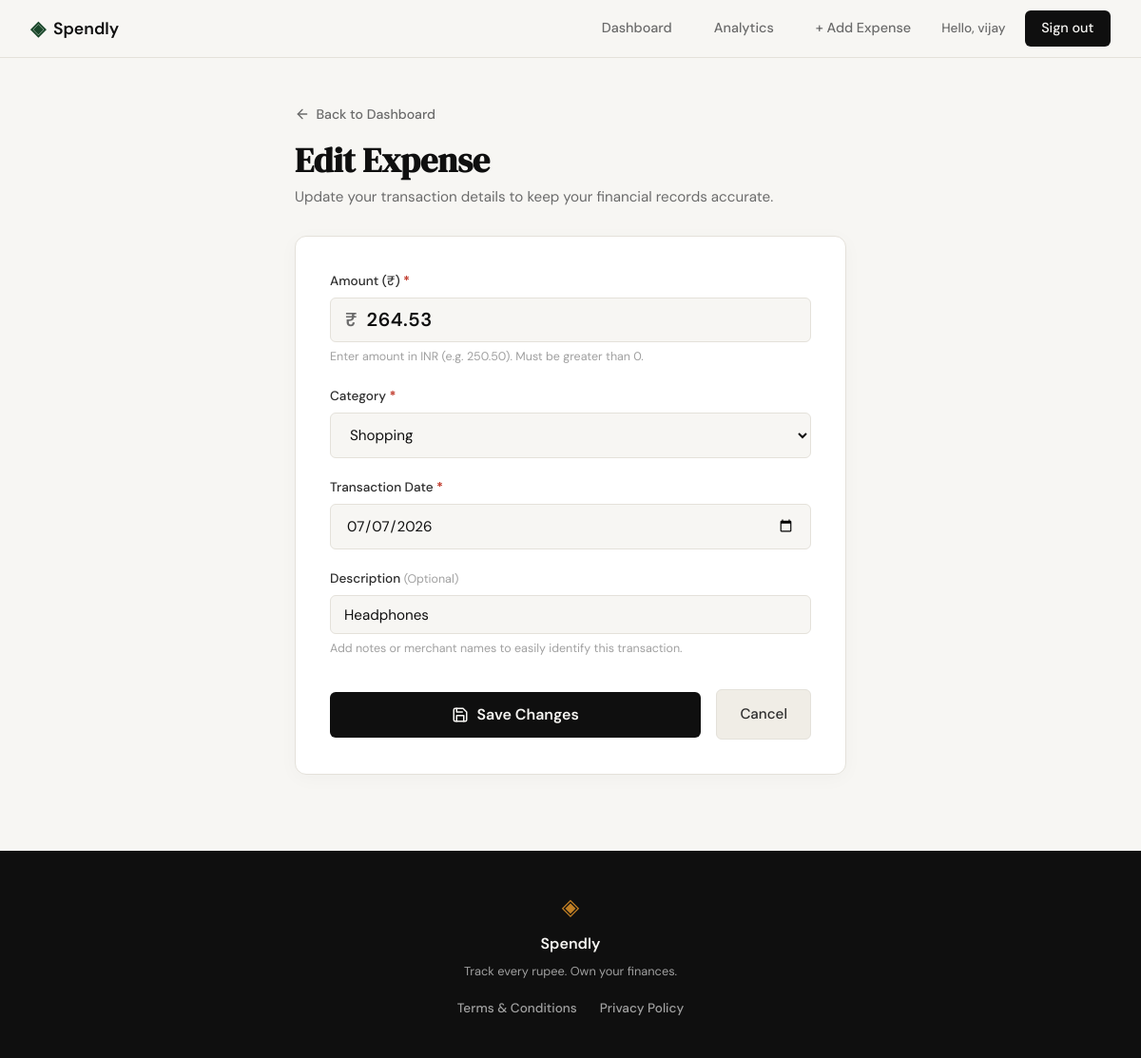
The page /expenses/16/edit (signed in) on the database its author committed.
### tables this page shows
CREATE TABLE expenses (
            id INTEGER PRIMARY KEY AUTOINCREMENT,
            user_id INTEGER NOT NULL,
            amount REAL NOT NULL,
            category TEXT NOT NULL,
            date TEXT NOT NULL,
            description TEXT,
            created_at TEXT DEFAULT (datetime('now')),
            FOREIGN KEY (user_id) REFERENCES users(id) ON DELETE CASCADE
        );

### app.py (the view, shortened to what this page needs)
@app.route("/expenses/<int:id>/edit", methods=["GET", "POST"])
def edit_expense(id):
    user_id = session.get("user_id")
    if not user_id:
        flash("Please log in to edit an expense.", "warning")
        return redirect(url_for("login"))
    expense = get_expense_by_id(id, user_id=user_id)
    if not expense:
        flash("Expense not found or unauthorized access.", "warning")
        return redirect(url_for("profile"))
    return render_template(
        "edit_expense.html",
        expense=expense,
        categories=ALLOWED_CATEGORIES,
    )

### database/db.py (called while the page is built)
def get_db():
    conn = sqlite3.connect(DB_PATH)
    conn.row_factory = sqlite3.Row
    conn.execute("PRAGMA foreign_keys = ON;")
    return conn

def get_expense_by_id(expense_id, user_id=None):
    conn = get_db()
    cursor = conn.cursor()
    if user_id is not None:
        cursor.execute("SELECT * FROM expenses WHERE id = ? AND user_id = ?;", (expense_id, user_id))
    else:
        cursor.execute("SELECT * FROM expenses WHERE id = ?;", (expense_id,))
    expense = cursor.fetchone()
    conn.close()
    return expense

### templates/edit_expense.html (shortened to what this page needs)
{% extends "base.html" %}
{% block content %}
<section class="expense-page-section">
    <div class="expense-page-container">
        <div class="expense-page-header">
            <a href="{{ url_for('profile') }}" class="back-link">
                <svg width="16" height="16" viewBox="0 0 24 24" fill="none" stroke="currentColor" stroke-width="2" stroke-linecap="round" stroke-linejoin="round">
                    <line x1="19" y1="12" x2="5" y2="12"></line>
                    <polyline points="12 19 5 12 12 5"></polyline>
                </svg>
                Back to Dashboard
            </a>
            <h1 class="expense-page-title">Edit Expense</h1>
            <p class="expense-page-subtitle">Update your transaction details to keep your financial records accurate.</p>
        </div>
        <div class="expense-form-card">
            <form method="POST" action="{{ url_for('edit_expense', id=expense['id']) }}" class="expense-form" id="editExpenseForm">
                <div class="form-group">
                    <label for="amount" class="form-label">Amount (₹) <span class="required-star">*</span></label>
                    <div class="input-currency-wrapper">
                        <span class="currency-symbol">₹</span>
                        <input type="number"
                               step="0.01"
                               min="0.01"
                               id="amount"
                               name="amount"
                               class="form-input currency-input"
                               placeholder="0.00"
                               value="{{ expense['amount'] if expense['amount'] is not none else '' }}"
                               required
                               autofocus>
                    </div>
                    <span class="form-help-text">Enter amount in INR (e.g. 250.50). Must be greater than 0.</span>
                </div>
                <div class="form-group">
                    <label for="category" class="form-label">Category <span class="required-star">*</span></label>
                    <div class="select-wrapper">
                        <select id="category" name="category" class="form-select" required>
                            {% for cat in categories %}
                            <option value="{{ cat }}" {% if expense['category'] == cat %}selected{% endif %}>{{ cat }}</option>
                            {% endfor %}
                        </select>
                    </div>
                </div>
                <div class="form-group">
                    <label for="date" class="form-label">Transaction Date <span class="required-star">*</span></label>
                    <input type="date"
                           id="date"
                           name="date"
                           class="form-input date-picker-input"
                           value="{{ expense['date'] if expense['date'] else '' }}"
                           required>
                </div>
                <div class="form-group">
                    <label for="description" class="form-label">Description <span class="optional-tag">(Optional)</span></label>
                    <input type="text"
                           id="description"
                           name="description"
                           class="form-input"
                           placeholder="e.g., Dinner with friends, Grocery run, Electricity bill"
                           value="{{ expense['description'] or '' }}"
                           maxlength="200">
                    <span class="form-help-text">Add notes or merchant names to easily identify this transaction.</span>
                </div>
                <div class="form-actions-group">
                    <button type="submit" class="btn btn-primary submit-expense-btn">
                        Save Changes
                    </button>
                    <a href="{{ url_for('profile') }}" class="btn btn-secondary cancel-expense-btn">Cancel</a>
                </div>
            </form>
        </div>
    </div>
</section>
{% endblock %}

### static/css/style.css (style rules this page uses)
:root { --ink: #0f0f0f; --ink-soft: #2d2d2d; --ink-muted: #6b6b6b; --ink-faint: #a0a0a0; --paper: #f7f6f3; --paper-warm: #f0ede6; --paper-card: #ffffff; --accent: #1a472a; --accent-light: #e8f0eb; --accent-2: #c17f24; --accent-2-light: #fdf3e3; --danger: #c0392b; --danger-light: #fdecea; --border: #e4e1da; --border-soft: #eeebe4; --font-display: 'DM Serif Display', Georgia, serif; --font-body: 'DM Sans', system-ui, sans-serif; --max-width: 1200px; --auth-width: 440px; --radius-sm: 6px; --radius-md: 12px; --radius-lg: 20px; }
*, *::before, *::after { box-sizing: border-box; margin: 0; padding: 0; }
html { font-size: 16px; scroll-behavior: smooth; }
body { background: var(--paper); color: var(--ink); font-family: var(--font-body); font-size: 1rem; line-height: 1.6; -webkit-font-smoothing: antialiased; }
a { color: inherit; text-decoration: none; }
.btn-primary { display: inline-block; background: var(--ink); color: var(--paper); padding: 0.65rem 1.5rem; border-radius: var(--radius-sm); font-family: var(--font-body); font-size: 0.9rem; font-weight: 500; cursor: pointer; border: none; transition: background 0.2s; text-decoration: none; }
.form-group { margin-bottom: 1.25rem; }
.form-group label { display: block; font-size: 0.85rem; font-weight: 500; color: var(--ink-soft); margin-bottom: 0.4rem; }
.form-input { width: 100%; padding: 0.6rem 0.875rem; border: 1px solid var(--border); border-radius: var(--radius-sm); font-family: var(--font-body); font-size: 0.95rem; color: var(--ink); background: var(--paper); outline: none; transition: border-color 0.2s; }
.form-input::placeholder { color: var(--ink-faint); }
.back-link { display: inline-block; font-size: 0.875rem; font-weight: 500; color: var(--accent); margin-bottom: 1.25rem; transition: color 0.2s; }
.expense-page-section { padding: 3rem 1.5rem 5rem; min-height: calc(100vh - 160px); display: flex; align-items: flex-start; justify-content: center; }
.expense-page-container { width: 100%; max-width: 580px; margin: 0 auto; }
.expense-page-header { margin-bottom: 1.75rem; }
.back-link { display: inline-flex; align-items: center; gap: 0.4rem; font-size: 0.88rem; font-weight: 500; color: var(--ink-muted); margin-bottom: 1rem; transition: color 0.2s ease; }
.expense-page-title { font-family: var(--font-display); font-size: 2.25rem; font-weight: 700; color: var(--ink); line-height: 1.15; }
.expense-page-subtitle { font-size: 0.95rem; color: var(--ink-muted); margin-top: 0.4rem; }
.expense-form-card { background: var(--paper-card); border: 1px solid var(--border); border-radius: var(--radius-md); padding: 2.25rem; box-shadow: 0 4px 20px rgba(0, 0, 0, 0.03); }
.required-star { color: var(--danger); font-weight: bold; }
.optional-tag { font-size: 0.78rem; color: var(--ink-faint); font-weight: normal; }
.input-currency-wrapper { position: relative; display: flex; align-items: center; }
.currency-symbol { position: absolute; left: 1rem; font-size: 1.25rem; font-weight: 600; color: var(--ink-muted); pointer-events: none; user-select: none; }
.currency-input { padding-left: 2.35rem !important; font-size: 1.25rem !important; font-weight: 600; letter-spacing: 0.5px; }
.select-wrapper { position: relative; }
.form-select { width: 100%; padding: 0.75rem 1rem; border: 1px solid var(--border); border-radius: var(--radius-sm); font-family: var(--font-body); font-size: 0.95rem; color: var(--ink); background: var(--paper); cursor: pointer; outline: none; transition: border-color 0.2s, box-shadow 0.2s; appearance: auto; }
.date-picker-input { padding: 0.75rem 1rem !important; font-family: var(--font-body); font-size: 0.95rem; cursor: pointer; }
.form-help-text { display: block; font-size: 0.78rem; color: var(--ink-faint); margin-top: 0.35rem; }
.form-actions-group { display: flex; align-items: center; gap: 1rem; margin-top: 2rem; }
.submit-expense-btn { display: inline-flex; align-items: center; justify-content: center; gap: 0.5rem; flex: 1; padding: 0.85rem 1.5rem; font-size: 1rem; font-weight: 600; }
.cancel-expense-btn { display: inline-flex; align-items: center; justify-content: center; padding: 0.85rem 1.5rem; font-size: 0.95rem; font-weight: 500; background: var(--paper-warm); color: var(--ink-soft); border: 1px solid var(--border); border-radius: var(--radius-sm); transition: all 0.2s ease; }

### rows shown on the page
expenses: amount "264.53", category "Shopping", date "07/07/2026", description "Headphones"

### other values the page prints
{{ session.get('user_name') }} "vijay"
